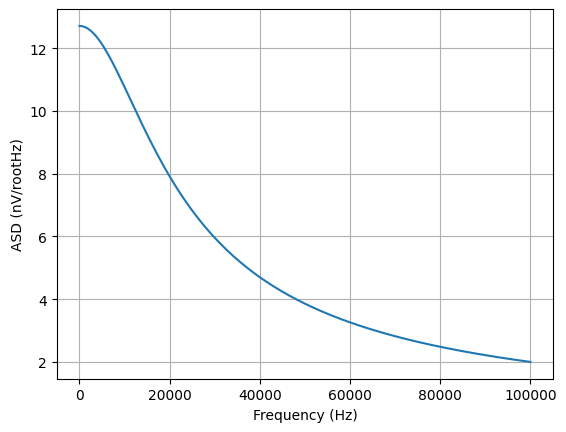

Python code for this plot:
from lcapy import Circuit, f

a = Circuit(""" 
R 1 0; down 
W 1 2; right 
C 2 0_2; down 
W 0 0_2; right""")   

b = a.noisy()

Vn = b.C.V.n(f).subs({'R':10e3, 'C':1e-9, 'T':293, 'k':1.38e-23})   

from numpy import linspace
vf = linspace(0, 100e3, 200)

from matplotlib.pyplot import savefig
(Vn * 1e9).plot(vf, plot_type='mag', ylabel='ASD (nV/rootHz)')

savefig(__file__.replace('.py', '.png'), bbox_inches='tight')
